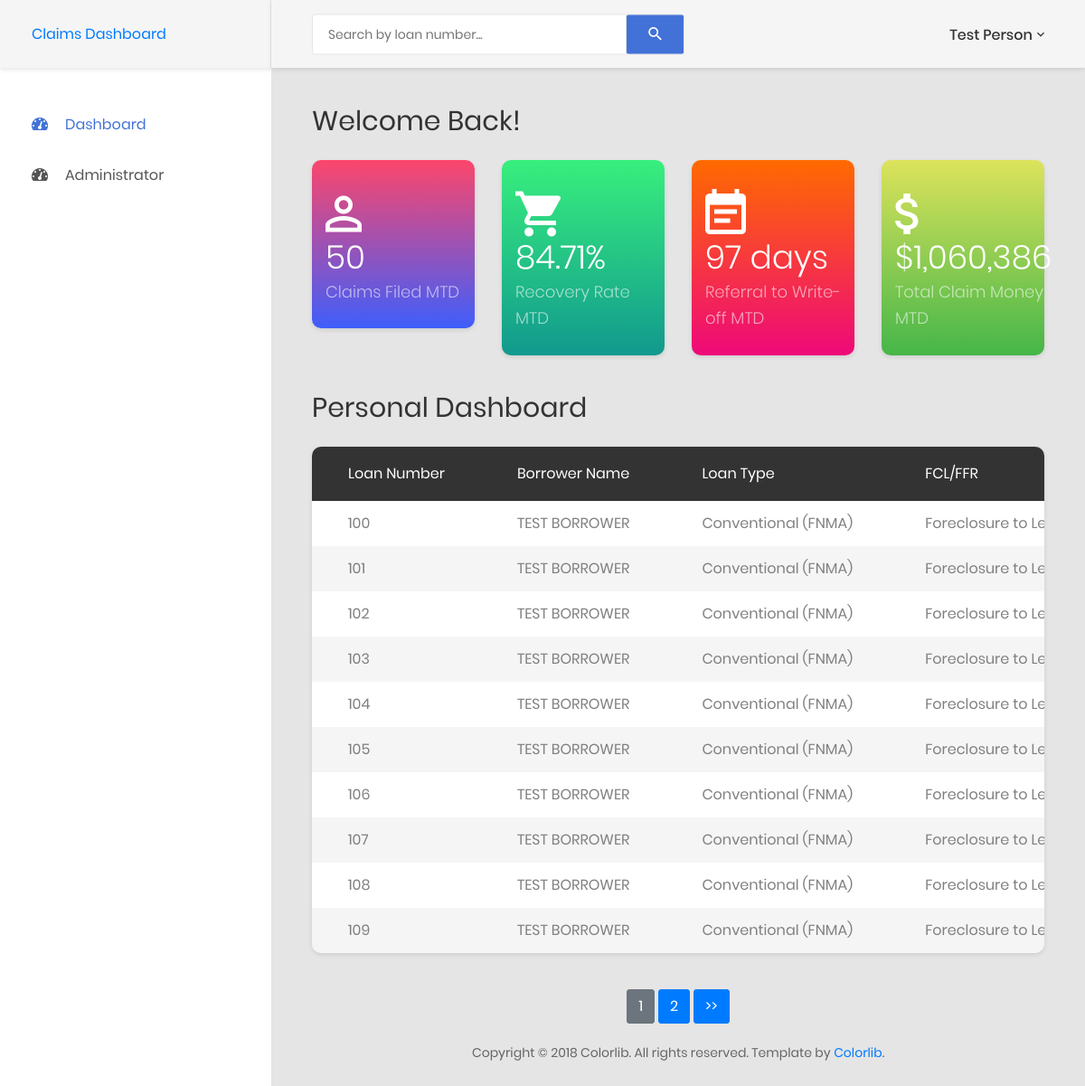
/index.php (signed in), run on the app's committed database.
### tables this page shows
CREATE TABLE `users` (
  `id` bigint(11) NOT NULL,
  `firstName` varchar(50) NOT NULL COMMENT 'User''s first name',
  `lastName` varchar(50) NOT NULL COMMENT 'User''s last name',
  `email` varchar(100) NOT NULL COMMENT 'User''s email address used to login',
  `password` varchar(255) NOT NULL COMMENT 'User''s password hashed',
  `isActive` int(1) NOT NULL DEFAULT '1' COMMENT 'User''s status: 0 - inactive; 1 - active',
  `createdDate` datetime NOT NULL DEFAULT CURRENT_TIMESTAMP COMMENT 'Date the user was created',
  `modifiedDate` datetime NOT NULL DEFAULT CURRENT_TIMESTAMP COMMENT 'Date the user was last modified',
  `roleID` int(11) NOT NULL
);

CREATE TABLE `loans` (
  `id` int(11) NOT NULL,
  `loanNumber` int(11) NOT NULL COMMENT 'Loan number',
  `loanType` int(11) NOT NULL COMMENT 'Loan type: 1 - FHA; 2 - VA; 3 - Conventional; 4 - Conventional with PMI; 5 - USDA; 6 - Title I',
  `investor` varchar(25) NOT NULL COMMENT 'The loan''s investor',
  `borrowerName` varchar(100) NOT NULL COMMENT 'Primary borrower''s first and last name',
  `paidToDate` date NOT NULL COMMENT 'The paid to date of the loan',
  `upb` decimal(10,2) NOT NULL COMMENT 'Current unpaid principal balance',
  `escrowBalance` decimal(10,2) NOT NULL COMMENT 'Current escrow balance',
  `ffrType` int(11) NOT NULL COMMENT 'Type of foreclosure/forfeiture: 1 - Foreclosure to Lender; 2 - Foreclosure to Third Party; 3 - Pre-foreclosure Sale; 4 - Deed-in-Lieu of Foreclosure; 5 - Manual Entry',
  `ffrDate` date NOT NULL COMMENT 'Date of foreclosure/forfeiture',
  `acquisitionDate` date DEFAULT NULL COMMENT 'Date of acquisition',
  `status` int(11) NOT NULL DEFAULT '1' COMMENT 'Loan''s status: 0 - inactive (completed); 1 - active'
);

CREATE TABLE `loantypes` (
  `id` int(11) NOT NULL,
  `description` varchar(50) NOT NULL,
  `softDelete` int(11) NOT NULL DEFAULT '0'
);

CREATE TABLE `ffr` (
  `id` int(11) NOT NULL,
  `description` varchar(50) NOT NULL,
  `softDelete` int(11) NOT NULL
);

### index.php (the view, shortened to what this page needs)
<?php
require('include/connection.php');
if (!isset($_GET["pagination"])) {
    $pagination = 1;
} else {
    $pagination = $_GET["pagination"];
}
?>
<!DOCTYPE html>
<html lang="en">
<head>
    <link href="css/font-face.css" rel="stylesheet" media="all">
    <link href="vendor/font-awesome-4.7/css/font-awesome.min.css" rel="stylesheet" media="all">
    <link href="vendor/font-awesome-5/css/fontawesome-all.min.css" rel="stylesheet" media="all">
    <link href="vendor/mdi-font/css/material-design-iconic-font.min.css" rel="stylesheet" media="all">
    <link href="vendor/bootstrap-4.1/bootstrap.min.css" rel="stylesheet" media="all">
    <link href="vendor/animsition/animsition.min.css" rel="stylesheet" media="all">
    <link href="vendor/bootstrap-progressbar/bootstrap-progressbar-3.3.4.min.css" rel="stylesheet" media="all">
    <link href="vendor/wow/animate.css" rel="stylesheet" media="all">
    <link href="vendor/css-hamburgers/hamburgers.min.css" rel="stylesheet" media="all">
    <link href="vendor/slick/slick.css" rel="stylesheet" media="all">
    <link href="vendor/select2/select2.min.css" rel="stylesheet" media="all">
    <link href="vendor/perfect-scrollbar/perfect-scrollbar.css" rel="stylesheet" media="all">
    <link href="css/theme.css" rel="stylesheet" media="all">
</head>
<body class="animsition">
    <div class="page-wrapper">
        <aside class="menu-sidebar d-none d-lg-block">
            <div class="logo">
                <a href="#">
                    Claims Dashboard
                </a>
            </div>
            <?php
            require('include/sidebar.php');
            ?>
        </aside>
        <div class="page-container">
            <?php
            require('include/header.php');
            ?>
            <div class="main-content">
                <div class="section__content section__content--p30">
                    <div class="container-fluid">
                        <div class="row">
                            <div class="col-md-12">
                                <div class="overview-wrap">
                                    <h2 class="title-1">Welcome back!</h2>
                                </div>
                            </div>
                        </div>
                        <div class="row m-t-25">
                            <div class="col-sm-6 col-lg-3">
                                <div class="overview-item overview-item--c1">
                                    <div class="overview__inner">
                                        <div class="overview-box clearfix">
                                            <div class="icon">
                                                <i class="zmdi zmdi-account-o"></i>
                                            </div>
                                            <div class="text">
                                                <h2>50</h2>
                                                <span>Claims Filed MTD</span>
                                            </div>
                                        </div>
                                    </div>
                                </div>
                            </div>
                            <div class="col-sm-6 col-lg-3">
                                <div class="overview-item overview-item--c2">
                                    <div class="overview__inner">
                                        <div class="overview-box clearfix">
                                            <div class="icon">
                                                <i class="zmdi zmdi-shopping-cart"></i>
                                            </div>
                                            <div class="text">
                                                <h2>84.71%</h2>
                                                <span>Recovery Rate MTD</span>
                                            </div>
                                        </div>
                                    </div>
                                </div>
                            </div>
                            <div class="col-sm-6 col-lg-3">
                                <div class="overview-item overview-item--c3">
                                    <div class="overview__inner">
                                        <div class="overview-box clearfix">
                                            <div class="icon">
                                                <i class="zmdi zmdi-calendar-note"></i>
                                            </div>
                                            <div class="text">
                                                <h2>97 days</h2>
                                                <span>Referral to Write-off MTD</span>
                                            </div>
                                        </div>
                                    </div>
                                </div>
                            </div>
                            <div class="col-sm-6 col-lg-3">
                                <div class="overview-item overview-item--c4">
                                    <div class="overview__inner">
                                        <div class="overview-box clearfix">
                                            <div class="icon">
                                                <i class="zmdi zmdi-money"></i>
                                            </div>
                                            <div class="text">
                                                <h2>$1,060,386</h2>
                                                <span>Total Claim Money MTD</span>
                                            </div>
                                        </div>
                                    </div>
                                </div>
                            </div>
                        </div>
                        <div class="row">
                            <div class="col-lg-12">
                                <h2 class="title-1 m-b-25"><?php if ($page == 1) { echo "Personal Dashboard"; } elseif ($page == 2) { echo "All Loans"; } ?></h2>
                                <div class="table-responsive table--no-card m-b-40">
                                    <table class="table table-borderless table-striped table-earning">
                                        <thead>
                                            <tr>
                                                <th>Loan Number</th>
                                                <th>Borrower Name</th>
                                                <th>Loan Type</th>
                                                <th>FCL/FFR</th>
                                            </tr>
                                        </thead>
                                        <tbody>
                                        <?php
                                        if ($page == 1) {
                                            $getLoans = $mysqli->query("SELECT A.*, B.description AS loanTypeDescription, C.description AS ffrTypeDescription, CASE WHEN D.dueDate IS NULL THEN 'N/A' ELSE D.dueDate END AS dueDate, CASE WHEN E.title IS NULL THEN 'N/A' ELSE E.title END AS title FROM loans A JOIN loanTypes B ON A.loanType = B.id JOIN ffr C ON A.ffrType = C.id LEFT JOIN loanleveltasks D ON A.id = D.loanID AND D.completedDate IS NULL LEFT JOIN tasklist E ON D.taskID = E.id WHERE A.loanType IN (SELECT Z.loanType FROM assignments Z WHERE Z.userID = " . $_SESSION["userID"] . ") AND A.status = 1 ORDER BY COALESCE((SELECT Y.dueDate FROM loanleveltasks Y WHERE Y.loanID = A.id AND Y.completedDate IS NULL),'1990-01-01') DESC, A.id LIMIT " . ((($pagination - 1) * 10)) . ", 10") or die ("There was an error with the database connection. " . $mysqli->error);
                                        }
                                        if (!$getLoans->num_rows) {
                                        } else {
                                            while ($loansRow = $getLoans->fetch_assoc()) {
                                                ?>
                                                <tr onmouseover="ChangeColor(this, true);"
                                                    onmouseout="ChangeColor(this, false);"
                                                    onclick="DoNav('loan.php?id=<?php echo $loansRow["id"]; ?>');">
                                                    <td><?php echo $loansRow["loanNumber"]; ?></td>
                                                    <td><?php echo $loansRow["borrowerName"]; ?></td>
                                                    <td><?php echo $loansRow["loanTypeDescription"]; ?></td>
                                                    <td><?php echo $loansRow["ffrTypeDescription"]; ?></td>
                                                </tr>
                                                <?php
                                            }
                                        }
                                        ?>
                                        </tbody>
                                    </table>
                                </div>
                            </div>
                        </div>
                        <div class="row">
                            <div class="col-md-12" style="text-align: center;">
                                <?php
                                if ($page == 1) {
                                    $getNumberofPages = $mysqli->query("SELECT COUNT(*) AS total FROM loans WHERE loanType IN (SELECT Z.loanType FROM assignments Z WHERE Z.userID = " . $_SESSION["userID"] . ") AND status = 1") or die ("There was an error with the database connection. " . $mysqli->error);
                                } elseif ($page == 2) {
                                    $getNumberofPages = $mysqli->query("SELECT COUNT(*) AS total FROM loans WHERE status = 1") or die ("There was an error with the database connection. " . $mysqli->error);
                                }
                                $numberofPages = ceil($getNumberofPages->fetch_assoc()["total"] / 10);
                                    ?>
                                    <?php
                                for ($i = 0; $i < $numberofPages; $i++) {
                                    ?>
                                    <a href="index.php?page=<?php echo $page; ?>&pagination=<?php echo $i + 1; ?>"><button type="button" class="btn <?php if ($pagination == ($i + 1)) { echo "btn-secondary"; } else { echo "btn-primary"; } ?>"><?php echo $i + 1; ?></button></a>
                                <?php
                                }
                                if ($pagination != $numberofPages) {
                                    ?>
                                    <a href="index.php?page=<?php echo $page; ?>&pagination=<?php echo $pagination + 1; ?>"><button type="button" class="btn btn-primary">>></button></a>
                                <?php
                                }
                                ?>
                            </div>
                        </div>
                        <?php
                        require('include/footer.php');
                        ?>
                    </div>
                </div>
            </div>
        </div>
    </div>
</body>
</html>

### include/sidebar.php (shortened to what this page needs)
<?php
$getRole = $mysqli->query("SELECT roleID FROM users WHERE id = '" . $_SESSION["userID"] . "'") or die ("There was an error with the database connection. " . $mysqli->error);
$row = $getRole->fetch_assoc() or die ("There was an error with the database connection. " . $mysqli->error);
$userRole = $row["roleID"];
if (isset($_GET['page'])) {
    $page = $_GET['page'];
} else {
    $page = 1;
}
?>
<div class="menu-sidebar__content js-scrollbar1">
    <nav class="navbar-sidebar">
        <ul class="list-unstyled navbar__list">
            <li class="<?php if (basename($_SERVER['PHP_SELF']) == "index.php") { echo "active "; } ?>has-sub">
                <a class="js-arrow" href="#">
                    <i class="fas fa-tachometer-alt"></i>Dashboard</a>
            </li>
            <?php
            if ($userRole > 1) {
                ?>
                <li class="<?php if (basename($_SERVER['PHP_SELF']) == "admin.php") { echo "active "; } ?>has-sub">
                    <a class="js-arrow" href="#">
                        <i class="fas fa-tachometer-alt"></i>Administrator</a>
                </li>
                <?php
            }
            ?>
        </ul>
    </nav>
</div>

### include/header.php (shortened to what this page needs)
<header class="header-desktop">
    <div class="section__content section__content--p30">
        <div class="container-fluid">
            <div class="header-wrap">
                <form class="form-header" action="" method="POST">
                    <input class="au-input au-input--xl" type="text" name="search" placeholder="Search by loan number..." />
                    <button class="au-btn--submit" type="submit" name="searchLoan">
                        <i class="zmdi zmdi-search"></i>
                    </button>
                </form>
                <div class="header-button">
                    <div class="account-wrap">
                        <div class="account-item clearfix js-item-menu">
                            <div class="content">
                                <?php
                                $getUserName = $mysqli->query("SELECT firstName, lastName FROM users WHERE id = " . $_SESSION["userID"]);
                                $userNameRow = $getUserName->fetch_assoc();
                                $userName = $userNameRow["firstName"] . " " . $userNameRow["lastName"];
                                ?>
                                <a class="js-acc-btn" href="#"><?php echo $userName; ?></a>
                            </div>
                        </div>
                    </div>
                </div>
            </div>
        </div>
    </div>
</header>

### include/footer.php (shortened to what this page needs)
<div class="row">
    <div class="col-md-12">
        <div class="copyright">
            <p>Copyright © 2018 Colorlib. All rights reserved. Template by <a href="https://colorlib.com">Colorlib</a>.</p>
        </div>
    </div>
</div>

### data on the page
users: userName "Test Person"
loans: loanNumber "100", borrowerName "TEST BORROWER", loantypes.description "Conventional (FNMA)", ffr.description "Foreclosure to…"
loans: loanNumber "101", borrowerName "TEST BORROWER", loantypes.description "Conventional (FNMA)", ffr.description "Foreclosure to…"
loans: loanNumber "102", borrowerName "TEST BORROWER", loantypes.description "Conventional (FNMA)", ffr.description "Foreclosure to…"
loans: loanNumber "103", borrowerName "TEST BORROWER", loantypes.description "Conventional (FNMA)", ffr.description "Foreclosure to…"
loans: loanNumber "104", borrowerName "TEST BORROWER", loantypes.description "Conventional (FNMA)", ffr.description "Foreclosure to…"
loans: loanNumber "105", borrowerName "TEST BORROWER", loantypes.description "Conventional (FNMA)", ffr.description "Foreclosure to…"
loans: loanNumber "106", borrowerName "TEST BORROWER", loantypes.description "Conventional (FNMA)", ffr.description "Foreclosure to…"
loans: loanNumber "107", borrowerName "TEST BORROWER", loantypes.description "Conventional (FNMA)", ffr.description "Foreclosure to…"
loans: loanNumber "108", borrowerName "TEST BORROWER", loantypes.description "Conventional (FNMA)", ffr.description "Foreclosure to…"
loans: loanNumber "109", borrowerName "TEST BORROWER", loantypes.description "Conventional (FNMA)", ffr.description "Foreclosure to…"
